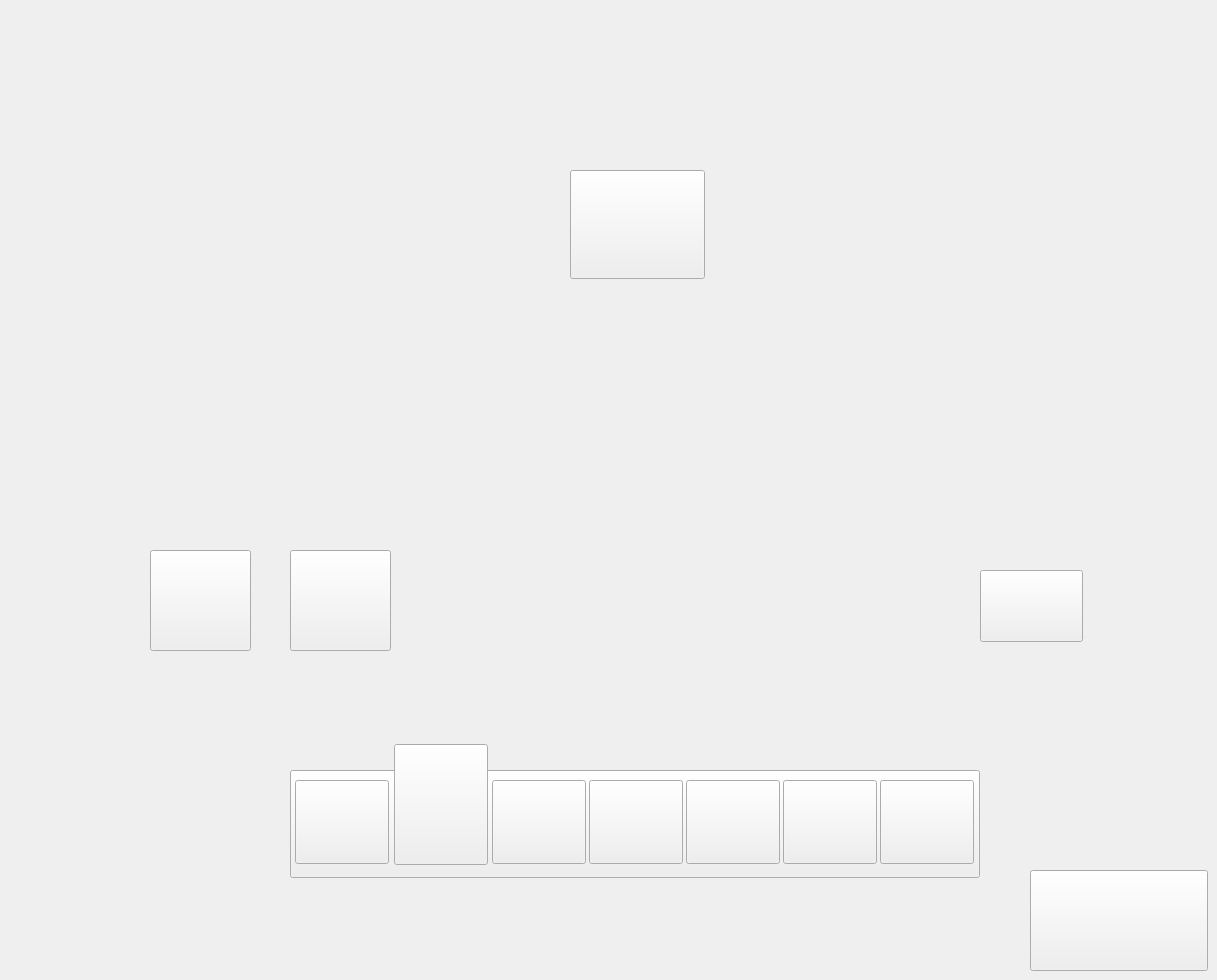
     <widget class="QWidget" name="DelaySetting10">
      <property name="font">
       <font>
        <family>Yu Gothic UI Semibold</family>
        <pointsize>18</pointsize>
        <bold>true</bold>
       </font>
      </property>
      <property name="styleSheet">
       <string notr="true">#DelaySetting10
{
border-image: url(:/PNG/CL Machine Setting - Delay Setting-006-06-2.jpg);
}
</string>
      </property>
      <widget class="QPushButton" name="DS_DS06_5">
       <property name="geometry">
        <rect>
         <x>394</x>
         <y>744</y>
         <width>94</width>
         <height>121</height>
        </rect>
       </property>
       <property name="styleSheet">
        <string notr="true">border-image: url(:/PNG/efr.png);</string>
       </property>
       <property name="text">
        <string/>
       </property>
      </widget>
      <widget class="QPushButton" name="SolidBG_56">
       <property name="geometry">
        <rect>
         <x>290</x>
         <y>770</y>
         <width>690</width>
         <height>108</height>
        </rect>
       </property>
       <property name="styleSheet">
        <string notr="true">border-image: url(:/PNG/Asset 2.png);</string>
       </property>
       <property name="text">
        <string/>
       </property>
      </widget>
      <widget class="QPushButton" name="M_DS06_5">
       <property name="geometry">
        <rect>
         <x>589</x>
         <y>780</y>
         <width>94</width>
         <height>84</height>
        </rect>
       </property>
       <property name="styleSheet">
        <string notr="true">border-image: url(:/PNG/Asset 10.png);</string>
       </property>
       <property name="text">
        <string/>
       </property>
      </widget>
      <widget class="QPushButton" name="NS_DS06_5">
       <property name="geometry">
        <rect>
         <x>686</x>
         <y>780</y>
         <width>94</width>
         <height>84</height>
        </rect>
       </property>
       <property name="styleSheet">
        <string notr="true">border-image: url(:/PNG/Asset 11.png);</string>
       </property>
       <property name="text">
        <string/>
       </property>
      </widget>
      <widget class="QPushButton" name="ES_111">
       <property name="geometry">
        <rect>
         <x>783</x>
         <y>780</y>
         <width>94</width>
         <height>84</height>
        </rect>
       </property>
       <property name="styleSheet">
        <string notr="true">border-image: url(:/PNG/Asset 12.png);</string>
       </property>
       <property name="text">
        <string/>
       </property>
      </widget>
      <widget class="QPushButton" name="RS_DS06_5">
       <property name="geometry">
        <rect>
         <x>492</x>
         <y>780</y>
         <width>94</width>
         <height>84</height>
        </rect>
       </property>
       <property name="styleSheet">
        <string notr="true">border-image: url(:/PNG/Asset 9.png);</string>
       </property>
       <property name="text">
        <string/>
       </property>
      </widget>
      <widget class="QPushButton" name="OS_DS06_5">
       <property name="geometry">
        <rect>
         <x>295</x>
         <y>780</y>
         <width>94</width>
         <height>84</height>
        </rect>
       </property>
       <property name="styleSheet">
        <string notr="true">border-image: url(:/PNG/Asset 7.png);</string>
       </property>
       <property name="text">
        <string/>
       </property>
      </widget>
      <widget class="QPushButton" name="SS_DS06_5">
       <property name="geometry">
        <rect>
         <x>880</x>
         <y>780</y>
         <width>94</width>
         <height>84</height>
        </rect>
       </property>
       <property name="styleSheet">
        <string notr="true">border-image: url(:/PNG/Asset 13.png);</string>
       </property>
       <property name="text">
        <string/>
       </property>
      </widget>
      <widget class="QPushButton" name="CL_Static_7">
       <property name="geometry">
        <rect>
         <x>570</x>
         <y>170</y>
         <width>135</width>
         <height>109</height>
        </rect>
       </property>
       <property name="styleSheet">
        <string notr="true">#CL_Static_7{


        border-image: url(:/PNG/Asset 22002.png);
}</string>
       </property>
       <property name="text">
        <string/>
       </property>
      </widget>
      <widget class="QLineEdit" name="CameraDelay_DS_CL">
       <property name="geometry">
        <rect>
         <x>370</x>
         <y>360</y>
         <width>81</width>
         <height>61</height>
        </rect>
       </property>
       <property name="font">
        <font>
         <family>Yu Gothic UI Semibold</family>
         <pointsize>18</pointsize>
         <bold>true</bold>
        </font>
       </property>
       <property name="styleSheet">
        <string notr="true">background-color: rgba(255, 255, 255,0%);
	color: rgb(0, 0, 0);</string>
       </property>
       <property name="maxLength">
        <number>4</number>
       </property>
       <property name="frame">
        <bool>false</bool>
       </property>
       <property name="alignment">
        <set>Qt::AlignmentFlag::AlignCenter</set>
       </property>
      </widget>
      <widget class="QPushButton" name="Done_DS_CL">
       <property name="geometry">
        <rect>
         <x>980</x>
         <y>570</y>
         <width>103</width>
         <height>72</height>
        </rect>
       </property>
       <property name="styleSheet">
        <string notr="true">#Done_DS_CL{

        border-image: url(:/PNG/Asset 29.png);

}</string>
       </property>
       <property name="text">
        <string/>
       </property>
      </widget>
      <widget class="QPushButton" name="Keyboard_DelaySetting04">
       <property name="geometry">
        <rect>
         <x>1030</x>
         <y>870</y>
         <width>178</width>
         <height>101</height>
        </rect>
       </property>
       <property name="styleSheet">
        <string notr="true">#Keyboard_DelaySetting04{
border-image: url(:/PNG/fhg.png);
}</string>
       </property>
       <property name="text">
        <string/>
       </property>
      </widget>
      <widget class="QPushButton" name="Start_DS_CL">
       <property name="geometry">
        <rect>
         <x>290</x>
         <y>550</y>
         <width>101</width>
         <height>101</height>
        </rect>
       </property>
       <property name="styleSheet">
        <string notr="true">#Start_DS_CL
{

        border-image: url(:/PNG/start.png);

}</string>
       </property>
       <property name="text">
        <string/>
       </property>
      </widget>
      <widget class="QLineEdit" name="CameraInterval_DS_CL">
       <property name="geometry">
        <rect>
         <x>370</x>
         <y>280</y>
         <width>81</width>
         <height>61</height>
        </rect>
       </property>
       <property name="font">
        <font>
         <family>Yu Gothic UI Semibold</family>
         <pointsize>18</pointsize>
         <bold>true</bold>
        </font>
       </property>
       <property name="styleSheet">
        <string notr="true">background-color: rgba(255, 255, 255,0%);
	color: rgb(0, 0, 0);</string>
       </property>
       <property name="maxLength">
        <number>4</number>
       </property>
       <property name="frame">
        <bool>false</bool>
       </property>
       <property name="alignment">
        <set>Qt::AlignmentFlag::AlignCenter</set>
       </property>
      </widget>
      <widget class="QLineEdit" name="PictureCount_lineEdit">
       <property name="geometry">
        <rect>
         <x>370</x>
         <y>440</y>
         <width>81</width>
         <height>61</height>
        </rect>
       </property>
       <property name="font">
        <font>
         <family>Yu Gothic UI Semibold</family>
         <pointsize>18</pointsize>
         <bold>true</bold>
        </font>
       </property>
       <property name="styleSheet">
        <string notr="true">background-color: rgba(255, 255, 255,0%);
	color: rgb(0, 0, 0);</string>
       </property>
       <property name="maxLength">
        <number>4</number>
       </property>
       <property name="frame">
        <bool>false</bool>
       </property>
       <property name="alignment">
        <set>Qt::AlignmentFlag::AlignCenter</set>
       </property>
      </widget>
      <widget class="QPushButton" name="Stop_DS_CL">
       <property name="geometry">
        <rect>
         <x>150</x>
         <y>550</y>
         <width>101</width>
         <height>101</height>
        </rect>
       </property>
       <property name="styleSheet">
        <string notr="true">#Stop_DS_CL
{

        border-image: url(:/PNG/stop.png);
}</string>
       </property>
       <property name="text">
        <string/>
       </property>
      </widget>
      <widget class="QFrame" name="frame_38">
       <property name="geometry">
        <rect>
         <x>546</x>
         <y>320</y>
         <width>391</width>
         <height>321</height>
        </rect>
       </property>
       <property name="frameShape">
        <enum>QFrame::Shape::NoFrame</enum>
       </property>
       <property name="frameShadow">
        <enum>QFrame::Shadow::Raised</enum>
       </property>
       <widget class="QWidget" name="gridLayoutWidget_8">
        <property name="geometry">
         <rect>
          <x>0</x>
          <y>0</y>
          <width>391</width>
          <height>321</height>
         </rect>
        </property>
        <layout class="QGridLayout" name="CL_DelaySetting_Camera_layout2"/>
       </widget>
      </widget>
      <zorder>SolidBG_56</zorder>
      <zorder>DS_DS06_5</zorder>
      <zorder>M_DS06_5</zorder>
      <zorder>NS_DS06_5</zorder>
      <zorder>ES_111</zorder>
      <zorder>RS_DS06_5</zorder>
      <zorder>OS_DS06_5</zorder>
      <zorder>SS_DS06_5</zorder>
      <zorder>CL_Static_7</zorder>
      <zorder>CameraDelay_DS_CL</zorder>
      <zorder>Done_DS_CL</zorder>
      <zorder>Keyboard_DelaySetting04</zorder>
      <zorder>Start_DS_CL</zorder>
      <zorder>CameraInterval_DS_CL</zorder>
      <zorder>PictureCount_lineEdit</zorder>
      <zorder>Stop_DS_CL</zorder>
      <zorder>frame_38</zorder>
     </widget>
